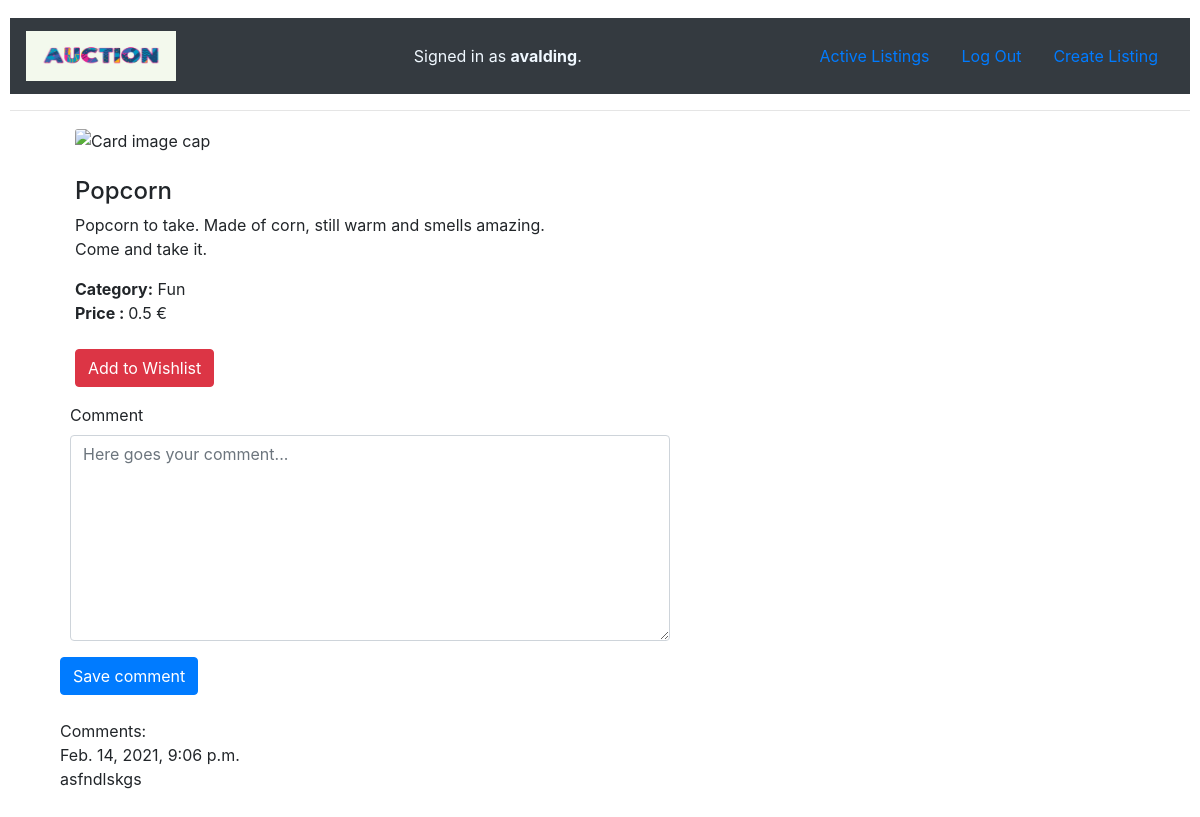
The app's page /details/11 (signed in) with its own data.
### auctions/models.py (models this page shows, shortened)
class User(AbstractUser):
    pass

class AuctionListing(models.Model):
    NotDefined = "NotDefined"
    CATEGORIES = (
        (NotDefined, "Not defined"),
        ("Fashion", "Fashion"),
        ("Toys", "Toys"),
        ("Electronics", "Electronics"),
        ("Home", "Home"),
        ("Car", "Car"),
        ("Travel", "Travel"),
        ("Fun", "Fun"),
    )
    item = models.CharField(max_length=125)
    description = models.CharField(blank=True, max_length=300)
    category = models.CharField(max_length=25, choices=CATEGORIES)
    sold = models.BooleanField()
    price = models.FloatField(validators=[MinValueValidator(0.01)])
    image = models.CharField(blank=True, max_length=250)
    itemAdded = models.DateTimeField(auto_now_add=True)
    startingBid = models.FloatField(default=0, validators=[MinValueValidator(0.01)])

class Comment(models.Model):
    comment =  models.CharField(max_length=300)
    time = models.DateTimeField(auto_now_add=True)
    item = models.ForeignKey(AuctionListing, default=None, null=True, blank=True, on_delete=models.DO_NOTHING)
    user = models.ForeignKey(User, null=True, blank=True, on_delete=models.DO_NOTHING)

### auctions/views.py (the view)
# urls.py: path("details/<int:item_id>", views.details, name="details"),
def details(request, item_id):
    item = AuctionListing.objects.get(pk=item_id)
    form = CommentForm()
    comments = Comment.objects.filter(item=item_id)
    return render(request, "auctions/details.html", {
        "item": item, "form": form, "comments":comments
    })

### auctions/views.py
class CommentForm(forms.ModelForm):
    class Meta:
        model = Comment
        exclude = ['time']
        widgets = {
            'comment': Textarea(attrs={'cols': 100, 'rows': 8}),
        }
    def __init__(self, *args, **kwargs):
        super().__init__(*args, **kwargs)
        self.fields['comment'].required = False
        self.fields["comment"].widget.attrs["placeholder"] = "Here goes your comment..."
        self.helper = FormHelper()
        self.helper.layout = Layout(
            Row(
            'comment', css_class='form-group col-md-7 mb-0',
            ),
            Submit('submit', 'Save comment')
        )

### auctions/templates/auctions/details.html (shortened to what this page needs)
{% extends "auctions/layout.html" %}
{% load crispy_forms_tags%}
{% block body %}
    <div class="container bootdey">
        <div class="col-md-12">
        <section class="panel">
              <div class="panel-body">
                  <div class="col-md-6">
                    {% if item.image %}
                      <div class="pro-img-list">
                        <img class="card-img-top" src={{ item.image }} alt="Card image cap">
                      </div>
                      {% else %}
                        {% load static %}
                    {% endif %}
                  </div>
                  <br>
                  <div class="col-md-6">
                      <h4 class="pro-d-title">
                        {{item.item}}
                      </h4>
                      <p>
                        {{item.description}}
                      </p>
                      <div class="product_meta">
                          <span class="posted_in"> <strong>Category:</strong> {{item.category}} </span>
                      </div>
                      <div class="m-bot15"> <strong>Price : </strong> <span class="pro-price"> {{item.price}} €</span></div>
                      <br>
                      <p>
                          <button class="btn btn-round btn-danger" type="button"> Add to Wishlist</button>
                      </p>
                  </div>
                  <form action="{% url 'comment' item.id %}" autocomplete="off" method="post">
                    {% crispy form %}
                    <br>
                </form>
                Comments:
                <br>
                {% for comment in comments%}
                {{comment.time}}  {{coment.user}}
                <br>
                {{comment.comment}}
                <br>
                <br>
                {% endfor %}
              </div>
          </section>
          </div>
          </div>
{% endblock %}

### auctions/templates/auctions/layout.html (shortened to what this page needs)
{% load static %}
<!DOCTYPE html>
<html lang="en">
    <head>
        <link rel="stylesheet" href="https://stackpath.bootstrapcdn.com/bootstrap/4.4.1/css/bootstrap.min.css">
        <link href="{% static 'auctions/styles.css' %}" rel="stylesheet">
    </head>
    <body>
        <nav class="navbar navbar-dark bg-dark">
            {% load static %}
            <img class="navbar-brand" src="{% static 'auctions/auction.jpg' %}" alt="" width="150" height="60" class="d-inline-block align-top">
        <div style="color:aliceblue">
            {% if user.is_authenticated %}
                Signed in as <strong>{{ user.username }}</strong>.
            {% else %}
                Not signed in.
            {% endif %}
        </div>
        <ul class="nav">
            <li class="nav-item">
                <a class="nav-link" href="{% url 'index' %}">Active Listings</a>
            </li>
            {% if user.is_authenticated %}
                <li class="nav-item">
                    <a class="nav-link" href="{% url 'logout' %}">Log Out</a>
                </li>
                <li class="nav-item">
                    <a class="nav-link" href="{% url 'create' %}">Create Listing</a>
                </li>
            {% endif %}
        </ul>
    </nav>
        <hr>
        {% block body %}
        {% endblock %}
    </body>
</html>

### auctions/static/auctions/styles.css (style rules this page uses)
body { padding: 10px; }

### records on screen
User: username "avalding"
AuctionListing: item "Popcorn", description "Popcorn to take. Made of corn, still warm and smells amazing. Come and take it.", category "Fun", price "0.5"
Comment: time "Feb. 14, 2021, 9:06 p.m.", comment "asfndlskgs"
